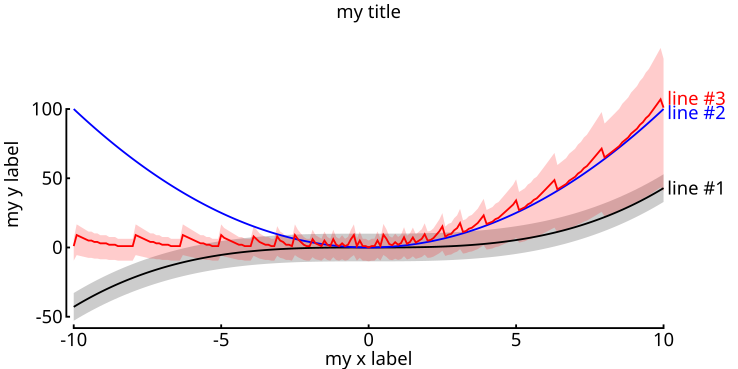

Reproduce this figure in Python.
import datura

labels = ['line #1', 'line #2', 'line #3']
label_nudges = [0, -2, 5]

x1 = [xx*.1 for xx in range(-100,101)]
xs = [x1, x1, x1]

y1 = [(xx*.035)**3 for xx in range(-100,101)]
y2 = [(xx*.1)**2 for xx in range(-100,101)]
y3 = [int(str(xx**10)[:1]) + int(xx>0)*(xx*.1)**2 for xx in range(-100,101)]
ys = [y1, y2, y3]

yu1 = [y+10 for y in y1]
yl1 = [y-10 for y in y1]
yu2 = y2 # this is a bit of a hack
yl2 = y2
yu3 = [y*1.3+5 for y in y3]
yl3 = [y*.5-10 for y in y3]
yus = [yu1, yu2, yu3]
yls = [yl1, yl2, yl3]

datura.plot(xs, ys, yus=yus, yls=yls, filename='error_patch_example.svg',
            x_label='my x label', y_label='my y label', title='my title',
            labels=labels, label_nudges=label_nudges, x_ticks=[-5, -10, 0, 5, 10],
            y_ticks=[-50, 0, 50, 100])
